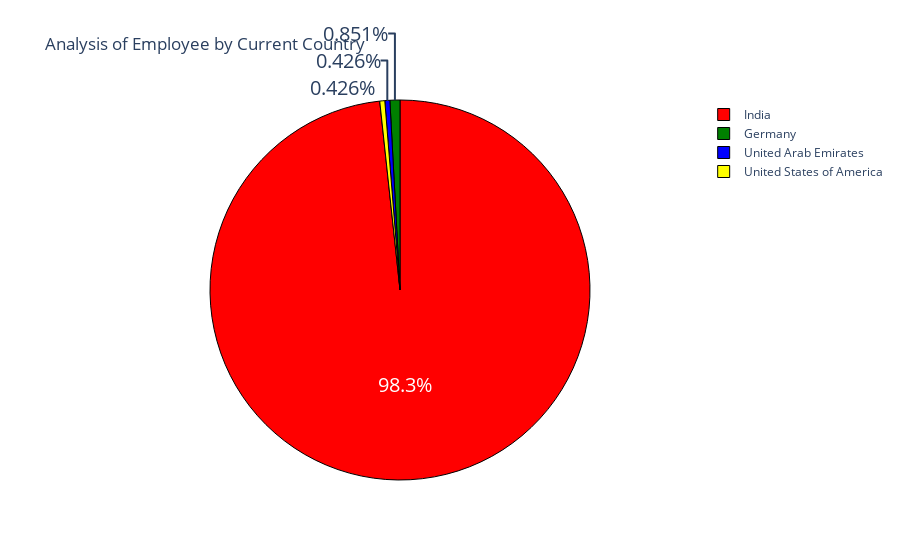

The cell this chart's notebook holds for it:
### Markdown cell above
Analysis By Country

### Code cell
#Analysis By Country
## Get the value counts for the 'Your Current Country.' column
from optparse import Values
from turtle import color


country=df['Your Current Country.'].value_counts()

## Extract labels and counts for the pie chart
labels=country.index
count=country.values

## Define colors for the pie chart
colors=['red','green','blue','yellow']

## Create the pie chart figure
fig= go.Figure(data=[go.Pie(labels=labels,values=count)])

# Update layout and traces of the figure
fig.update_layout(title='Analysis of Employee by Current Country')
fig.update_traces(hoverinfo='label+value',
                  textinfo='percent',textfont_size=20,
                  marker=dict(colors=colors,
                              line=dict(color='black',width=1)))
#Show the figure
fig.show()

### Figure 1 — Plotly figure (JSON) as saved in the notebook; plotly's stock layout.template omitted (floating-point values rounded to 4 significant figures)
{"data": [{"hoverinfo": "label+value", "labels": ["India", "Germany", "United Arab Emirates", "United States of America"], "marker": {"colors": ["red", "green", "blue", "yellow"], "line": {"color": "black", "width": 1}}, "textfont": {"size": 20}, "textinfo": "percent", "type": "pie", "values": [231, 2, 1, 1]}], "layout": {"title": {"text": "Analysis of Employee by Current Country"}}}
